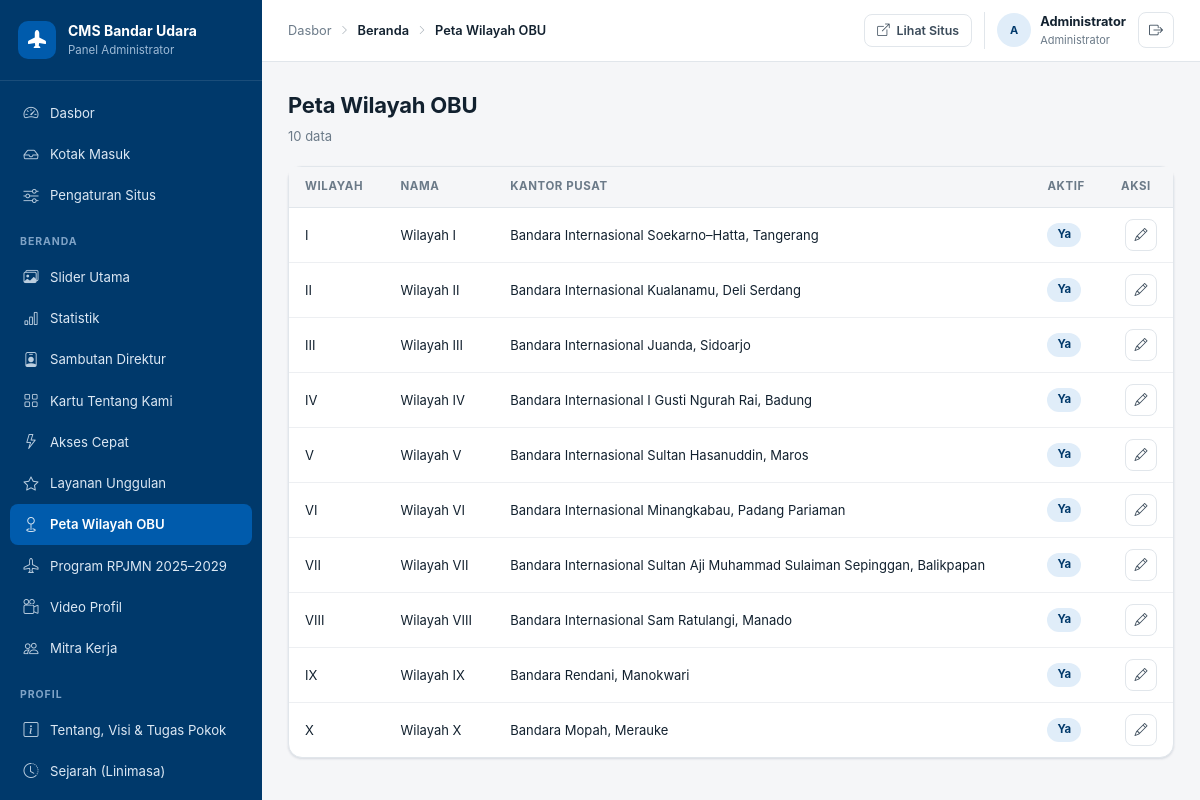
The page /admin/resource.php?r=regions (signed in) on the database its author committed.
### tables this page shows
CREATE TABLE `users` (
  `id` INT UNSIGNED AUTO_INCREMENT PRIMARY KEY,
  `name` VARCHAR(120) NOT NULL,
  `username` VARCHAR(60) NOT NULL UNIQUE,
  `email` VARCHAR(160) NOT NULL,
  `password_hash` VARCHAR(255) NOT NULL,
  `role` ENUM('admin','editor') NOT NULL DEFAULT 'editor',
  `is_active` TINYINT(1) NOT NULL DEFAULT 1,
  `last_login_at` DATETIME NULL,
  `created_at` TIMESTAMP DEFAULT CURRENT_TIMESTAMP,
  `updated_at` TIMESTAMP DEFAULT CURRENT_TIMESTAMP ON UPDATE CURRENT_TIMESTAMP
);

CREATE TABLE `regions` (
  `id` INT UNSIGNED AUTO_INCREMENT PRIMARY KEY,
  `region_code` VARCHAR(10) NOT NULL UNIQUE,
  `numeral` VARCHAR(10) NOT NULL,
  `title` VARCHAR(120) NOT NULL,
  `hq` VARCHAR(255) NULL,
  `hq_short` VARCHAR(160) NULL,
  `coverage` TEXT NULL,
  `coverage_short` TEXT NULL,
  `sort` INT NOT NULL DEFAULT 0,
  `is_active` TINYINT(1) NOT NULL DEFAULT 1
);

### admin/includes/bootstrap.php (called while the page is built, shortened)
<?php
require_once dirname(__DIR__, 2) . '/shared/functions.php';
function admin_url(string $path = ''): string
{
    return ADMIN_URL . '/' . ltrim($path, '/');
}
function site_url(string $path = ''): string
{
    return FRONTEND_URL . '/' . ltrim($path, '/');
}
function current_user(): ?array
{
    static $user = null;
    if ($user === null && !empty($_SESSION['user_id'])) {
        $user = db_one('SELECT * FROM users WHERE id = ? AND is_active = 1', [$_SESSION['user_id']]) ?: false;
    }
    return $user ?: null;
}
function require_login(): array
{
    $user = current_user();
    return $user;
}
function is_active_nav(string $file, string $resource = ''): bool
{
    $current = basename($_SERVER['SCRIPT_NAME']);
    if ($current !== $file) {
        return false;
    }
    return $resource === '' || ($_GET['r'] ?? '') === $resource;
}

### shared/functions.php (called while the page is built, shortened)
<?php
require_once __DIR__ . '/db.php';
function e(?string $value): string
{
    return htmlspecialchars((string) $value, ENT_QUOTES | ENT_SUBSTITUTE, 'UTF-8');
}
function excerpt(?string $text, int $limit = 140): string
{
    $text = trim(strip_tags((string) $text));
    if (mb_strlen($text) <= $limit) {
        return $text;
    }
    return mb_substr($text, 0, $limit) . '…';
}

### admin/config/resources.php (called while the page is built, shortened)
<?php
function f_icon(string $label = 'Ikon'): array
{
    return ['label' => $label, 'type' => 'icon', 'hint' => 'Nama ikon Bootstrap Icons, contoh: bi-airplane-fill', 'col' => 'half'];
}
function f_sort(): array
{
    return ['label' => 'Urutan', 'type' => 'number', 'default' => 0, 'col' => 'half', 'hint' => 'Angka kecil tampil lebih dahulu'];
}
function f_active(string $label = 'Tampilkan di situs'): array
{
    return ['label' => $label, 'type' => 'checkbox', 'default' => 1, 'col' => 'half'];
}
function f_visual(string $defaultArt = 'art-1'): array
{
    return [
        'image'     => ['label' => 'Gambar', 'type' => 'image', 'col' => 'full', 'hint' => 'Kosongkan untuk memakai gradien placeholder di bawah'],
        'art_class' => ['label' => 'Warna Placeholder', 'type' => 'select', 'options' => ART_CLASSES, 'default' => $defaultArt, 'col' => 'half'],
        'icon'      => f_icon('Ikon Placeholder'),
    ];
}

### shared/db.php (called while the page is built, shortened)
<?php
function db(): PDO
{
    static $pdo = null;
    if ($pdo instanceof PDO) {
        return $pdo;
    }
    $dsn = sprintf('mysql:host=%s;port=%s;dbname=%s;charset=utf8mb4', DB_HOST, DB_PORT, DB_NAME);
    try {
        $pdo = new PDO($dsn, DB_USER, DB_PASS, [
            PDO::ATTR_ERRMODE            => PDO::ERRMODE_EXCEPTION,
            PDO::ATTR_DEFAULT_FETCH_MODE => PDO::FETCH_ASSOC,
            PDO::ATTR_EMULATE_PREPARES   => false,
        ]);
    } catch (PDOException $e) {
        http_response_code(500);
        $detail = APP_DEBUG ? htmlspecialchars($e->getMessage(), ENT_QUOTES) : '';
        exit(
            '<div style="font-family:system-ui;max-width:640px;margin:80px auto;padding:28px;'
            . 'border:1px solid #E1E6EB;border-radius:12px;">'
            . '<h2 style="margin:0 0 10px;color:#00396B">Koneksi basis data gagal</h2>'
            . '<p style="color:#3B4B5A;line-height:1.6">Pastikan MySQL/MariaDB berjalan dan basis data '
            . '<code>' . DB_NAME . '</code> sudah dibuat. Jalankan <code>database/schema.sql</code> lalu '
            . '<code>database/seed.sql</code>.</p>'
            . ($detail ? '<pre style="background:#F5F6F8;padding:12px;border-radius:8px;overflow:auto">' . $detail . '</pre>' : '')
            . '</div>'
        );
    }
    return $pdo;
}
function db_all(string $sql, array $params = []): array
{
    $stmt = db()->prepare($sql);
    $stmt->execute($params);
    return $stmt->fetchAll();
}
function db_one(string $sql, array $params = []): ?array
{
    $stmt = db()->prepare($sql);
    $stmt->execute($params);
    $row = $stmt->fetch();
    return $row === false ? null : $row;
}
function db_value(string $sql, array $params = [], $default = null)
{
    $stmt = db()->prepare($sql);
    $stmt->execute($params);
    $val = $stmt->fetchColumn();
    return $val === false ? $default : $val;
}

### admin/resource.php (the view, shortened to what this page needs)
<?php
require_once __DIR__ . '/includes/bootstrap.php';
require_once __DIR__ . '/includes/layout.php';
$user = require_login();
$key = $_GET['r'] ?? '';
$res = admin_resource($key);
$table    = $res['table'];
$listUrl  = admin_url('resource.php?r=' . urlencode($key));
    ?>
    <?php
$search   = trim($_GET['q'] ?? '');
$page     = max(1, (int) ($_GET['page'] ?? 1));
$perPage  = (int) ($res['per_page'] ?? 50);
$where    = '';
$params   = [];
$total  = (int) db_value("SELECT COUNT(*) FROM `$table` $where", $params, 0);
$pages  = max(1, (int) ceil($total / $perPage));
$page   = min($page, $pages);
$offset = ($page - 1) * $perPage;
$rows   = db_all("SELECT * FROM `$table` $where ORDER BY {$res['order']} LIMIT $perPage OFFSET $offset", $params);
$lookups = [];
admin_head($res['label'], [['label' => $res['group']], ['label' => $res['label']]]);
?>
<div class="page-head">
  <div>
    <h1><?= e($res['label']) ?></h1>
    <p><?= $total ?> data<?= $search !== '' ? ' cocok dengan pencarian' : '' ?></p>
  </div>
</div>
<div class="card">
  <?php if (!$rows): ?>
  <div class="empty-state">
    <i class="bi bi-inbox"></i>
    <p>Belum ada data pada modul ini.</p>
  </div>
  <?php else: ?>
  <form method="post" action="<?= e($listUrl . '&a=reorder') ?>">
    <div class="table-wrap">
      <table class="data-table">
        <thead>
          <tr>
            <?php foreach ($res['list'] as $col => $label): ?><th><?= e($label) ?></th><?php endforeach; ?>
            <th class="col-actions">Aksi</th>
          </tr>
        </thead>
        <tbody>
          <?php foreach ($rows as $row): ?>
          <tr>
            <?php foreach ($res['list'] as $col => $label):
                $value = $row[$col] ?? ''; ?>
            <td>
              <?php if (in_array($col, ['is_active', 'is_published', 'show_on_home', 'is_featured'], true)): ?>
                <span class="pill <?= (int) $value === 1 ? 'pill-on' : 'pill-off' ?>"><?= (int) $value === 1 ? 'Ya' : 'Tidak' ?></span>
              <?php elseif ($col === 'sort' && !empty($res['reorder'])): ?>
                <input class="sort-input" type="number" name="sort[<?= (int) $row['id'] ?>]" value="<?= (int) $value ?>">
              <?php elseif (isset($lookups[$col])): ?>
                <?= e($lookups[$col][(string) $value] ?? '—') ?>
              <?php elseif ($col === 'status'): ?>
                <span class="pill <?= $value === 'berlaku' ? 'pill-on' : 'pill-off' ?>"><?= e(ucfirst((string) $value)) ?></span>
              <?php elseif (str_contains($col, 'date') || str_contains($col, '_at')): ?>
                <?= e($value ? tanggal_id((string) $value) : '—') ?>
              <?php else: ?>
                <?= e(excerpt((string) $value, 90)) ?>
              <?php endif; ?>
            </td>
            <?php endforeach; ?>
            <td class="col-actions">
              <a class="btn-icon" href="<?= e($listUrl . '&a=form&id=' . (int) $row['id']) ?>" title="Ubah"><i class="bi bi-pencil"></i></a>
            </td>
          </tr>
          <?php endforeach; ?>
        </tbody>
      </table>
    </div>
  </form>
  <?php endif; ?>
</div>
<?php admin_foot(); ?>

### admin/includes/layout.php (shortened to what this page needs)
<?php
function admin_resources(): array
{
    static $res = null;
    if ($res === null) {
        $res = require dirname(__DIR__) . '/config/resources.php';
    }
    return $res;
}
function admin_resource(string $key): ?array
{
    $all = admin_resources();
    return $all[$key] + ['key' => $key];
}
function admin_menu(): array
{
    $groups = [];
    foreach (admin_resources() as $key => $res) {
        $groups[$res['group']][] = ['key' => $key, 'label' => $res['label'], 'icon' => $res['icon'] ?? 'bi-dot'];
    }
    return $groups;
}
function admin_head(string $title, array $crumbs = []): void
{
    $user   = current_user();
    $menu   = admin_menu();
    ?>
<!DOCTYPE html>
<html lang="id">
<head>
<link rel="stylesheet" href="https://cdnjs.cloudflare.com/ajax/libs/bootstrap-icons/1.11.3/font/bootstrap-icons.min.css">
<link rel="stylesheet" href="<?= e(admin_url('assets/admin.css')) ?>">
</head>
<body>
<div class="app">
  <aside class="sidebar" id="sidebar">
    <div class="sidebar-brand">
      <div class="logo"><i class="bi bi-airplane-fill"></i></div>
      <div>
        <b>CMS Bandar Udara</b>
        <span>Panel Administrator</span>
      </div>
    </div>
    <nav class="sidebar-nav">
      <a class="nav-link<?= is_active_nav('index.php') ? ' active' : '' ?>" href="<?= e(admin_url('index.php')) ?>">
        <i class="bi bi-speedometer2"></i> Dasbor
      </a>
      <a class="nav-link<?= is_active_nav('inbox.php') ? ' active' : '' ?>" href="<?= e(admin_url('inbox.php')) ?>">
        <i class="bi bi-inbox"></i> Kotak Masuk
      </a>
      <a class="nav-link<?= is_active_nav('settings.php') ? ' active' : '' ?>" href="<?= e(admin_url('settings.php')) ?>">
        <i class="bi bi-sliders"></i> Pengaturan Situs
      </a>
      <?php foreach ($menu as $group => $items): ?>
      <div class="nav-group"><?= e($group) ?></div>
      <?php foreach ($items as $item): ?>
      <a class="nav-link<?= is_active_nav('resource.php', $item['key']) ? ' active' : '' ?>"
         href="<?= e(admin_url('resource.php?r=' . $item['key'])) ?>">
        <i class="bi <?= e($item['icon']) ?>"></i> <?= e($item['label']) ?>
      </a>
      <?php endforeach; ?>
      <?php endforeach; ?>
    </nav>
  </aside>
  <div class="main">
    <header class="topbar">
      <div class="crumbs">
        <a href="<?= e(admin_url('index.php')) ?>">Dasbor</a>
        <?php foreach ($crumbs as $crumb): ?>
          <i class="bi bi-chevron-right"></i>
          <?php if (!empty($crumb['url'])): ?>
            <a href="<?= e($crumb['url']) ?>"><?= e($crumb['label']) ?></a>
          <?php else: ?>
            <span><?= e($crumb['label']) ?></span>
          <?php endif; ?>
        <?php endforeach; ?>
      </div>
      <div class="topbar-actions">
        <a class="btn btn-ghost btn-sm" href="<?= e(site_url('index.php')) ?>" target="_blank" rel="noopener">
          <i class="bi bi-box-arrow-up-right"></i> Lihat Situs
        </a>
        <div class="user-chip">
          <span class="avatar"><?= e(mb_strtoupper(mb_substr($user['name'], 0, 1))) ?></span>
          <div>
            <b><?= e($user['name']) ?></b>
            <span><?= $user['role'] === 'admin' ? 'Administrator' : 'Editor' ?></span>
          </div>
        </div>
        <a class="icon-btn" href="<?= e(admin_url('logout.php')) ?>" title="Keluar"><i class="bi bi-box-arrow-right"></i></a>
      </div>
    </header>
    <main class="content">
    <?php
}
function admin_foot(): void
{
    ?>
    </main>
  </div>
</div>
</body>
</html>
    <?php
}

### rows shown on the page
users: name "A", name "Administrator"
regions: numeral "I", title "Wilayah I", hq "Bandara Internasional Soekarno–Hatta, Tangerang", is_active "Ya"
regions: numeral "II", title "Wilayah II", hq "Bandara Internasional Kualanamu, Deli Serdang", is_active "Ya"
regions: numeral "III", title "Wilayah III", hq "Bandara Internasional Juanda, Sidoarjo", is_active "Ya"
regions: numeral "IV", title "Wilayah IV", hq "Bandara Internasional I Gusti Ngurah Rai, Badung", is_active "Ya"
regions: numeral "V", title "Wilayah V", hq "Bandara Internasional Sultan Hasanuddin, Maros", is_active "Ya"
regions: numeral "VI", title "Wilayah VI", hq "Bandara Internasional Minangkabau, Padang Pariaman", is_active "Ya"
regions: numeral "VII", title "Wilayah VII", hq "Bandara Internasional Sultan Aji Muhammad Sulaiman Sepinggan, Balikpapan", is_active "Ya"
regions: numeral "VIII", title "Wilayah VIII", hq "Bandara Internasional Sam Ratulangi, Manado", is_active "Ya"
regions: numeral "IX", title "Wilayah IX", hq "Bandara Rendani, Manokwari", is_active "Ya"
regions: numeral "X", title "Wilayah X", hq "Bandara Mopah, Merauke", is_active "Ya"

### other values the page prints
$group "BERANDA"
$item['label'] "Slider Utama"
$item['label'] "Statistik"
$item['label'] "Sambutan Direktur"
$item['label'] "Kartu Tentang Kami"
$item['label'] "Akses Cepat"
$item['label'] "Layanan Unggulan"
$item['label'] "Peta Wilayah OBU"
$item['label'] "Program RPJMN 2025–2029"
$item['label'] "Video Profil"
$item['label'] "Mitra Kerja"
$group "PROFIL"
$item['label'] "Tentang, Visi & Tugas Pokok"
$item['label'] "Sejarah (Linimasa)"
$crumb['label'] "Beranda"
